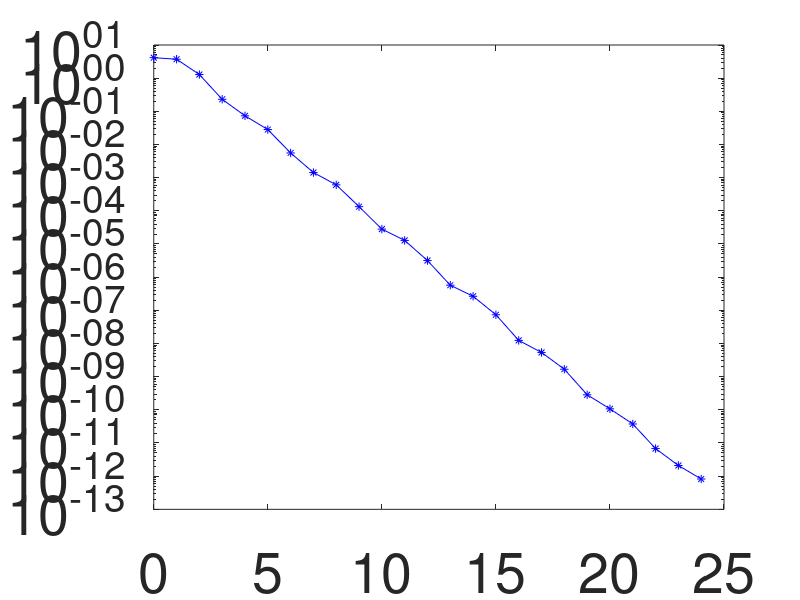

MATLAB code for this plot:
clear

% initialisation
A=[  8    2   0
     3   -5   7
     -2   1   9];
 
b=[12
   14
   27];

u0=[3 2 1]';       % the initial guess

N=size(A,1);       % get the size of A

% extract the lower triangular entries from A to form a lower triangular matrix
L = tril(A);
U=A-L;             % get the remaining part of A

k=0;               % k is the iteration number, starting from 0
resarray=[];       % record the residual

while 1
    
    u1=L\(b-U*u0);                 % Gauss-Seidel method
     
    res=norm(u0-u1);               % calculate the norm
    resarray=[resarray res];       % record the residual
    
    if res<10^-12                  % exiting condition
        break
    end
    
    u0=u1;                         % update u0 with u1, so that in next iteration, u0 is u1
    
    k=k+1;                         % iteration number adds one
    disp(['Finish iteration ' num2str(k) '. res = ' num2str(res)])
end

figure
semilogy(0:k,resarray,'-*b')
set(gca,'FontSize',40)